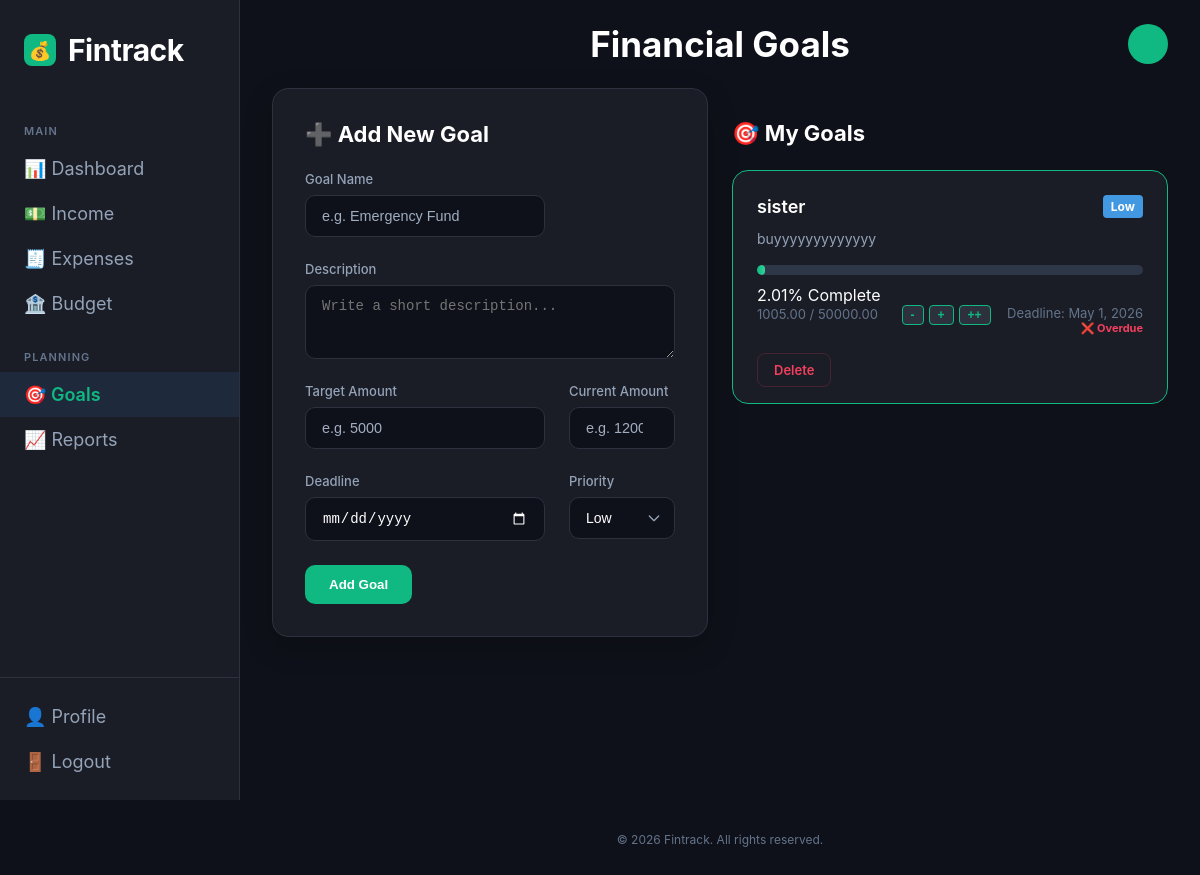
Before: /goals/ with the older database file.
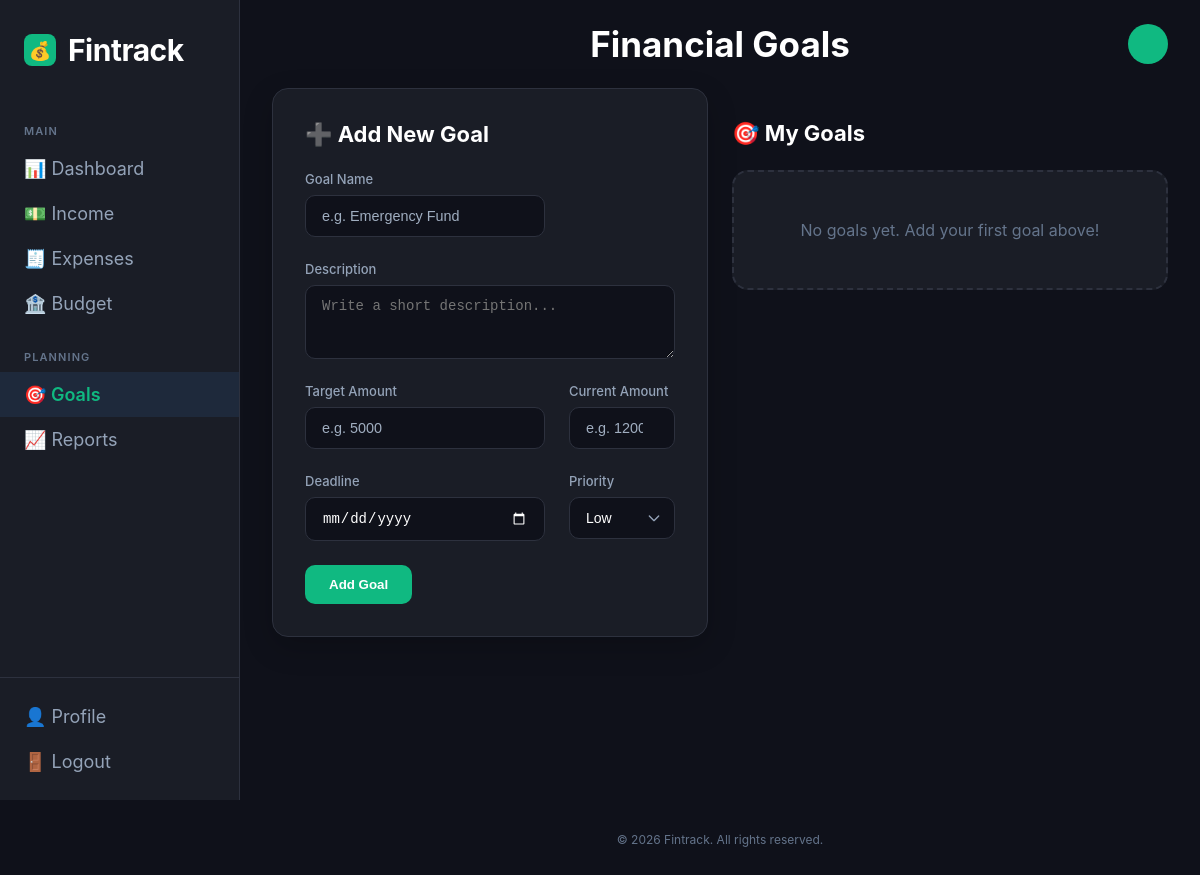
After: the same page with the newer database file.
### goals/models.py (models this page shows)
class Goal(models.Model):
    goalTitle=models.CharField(max_length=100)
    goalAmount=models.DecimalField(max_digits=10,decimal_places=2)
    currentAmount=models.DecimalField(max_digits=10,decimal_places=2,default=0)
    goalDeadline=models.DateField()
    goalDescription=models.TextField(blank=True)
    PRIORITY_CHOICES = [
        ('low', 'Low'),
        ('medium', 'Medium'),
        ('high', 'High'),
    ]
    goalPriority=models.CharField(max_length=10, choices=PRIORITY_CHOICES, default='medium')
    @property
    def progress_percentage(self):
        if self.goalAmount and self.goalAmount > 0:
            percent = (self.currentAmount / self.goalAmount) * 100
            return min(percent, 100)
        return 0

### goals/views.py (the view, shortened to what this page needs)
# urls.py: path('', views.goals_view, name='goals'),
def goals_view(request):
    goals = Goal.objects.all()
    today = timezone.now().date()
    for x in goals:
        if x.goalDeadline:
            days_left = (x.goalDeadline - today).days
            if days_left < 0:
                x.deadline_status = "expired"
            elif days_left <= 3:
                x.deadline_status = "urgent"
            else:
                x.deadline_status = "safe"
        else:
            x.deadline_status = "none"
    return render(request, 'goals/goals.html', {'goals': goals})

### goals/templates/goals/goals.html (shortened to what the changed rows need)
{% load static %}
<!DOCTYPE html>
<html lang="en">
<head>
    <link rel="stylesheet" href="{% static 'side-bar.css' %}">
    <link rel="stylesheet" href="{% static 'goals.css' %}">
</head>
<body>
    <div class="app">
        <div class="main">
            <div class="content">
                <form method="POST" id="goalForm" novalidate>
                    <div class="form-card">
                        <h2>➕ Add New Goal</h2>
                    </div>
                </form>
                <div class="goals-section">
                    <h2>🎯 My Goals</h2>
                    {% if goals %}
                        {% for x in goals %}
                            <div class="goal-card">
                                <div class="goal-header">
                                    <h3>{{ x.goalTitle }}</h3>
                                    <span class="priority-badge {{ x.goalPriority }}">{{ x.goalPriority|title }}</span>
                                </div>
                                <p class="description">{{ x.goalDescription }}</p>
                                <div class="progress-bar">
                                    <div class="progress" style="--width: {{ x.progress_percentage }}%;"></div>
                                </div>
                                <span class="progress-text">{{ x.progress_percentage|floatformat:2 }}% Complete</span>
                                <div class="goal-footer">
                                    <div class="amount-info">
                                        <span>{{ x.currentAmount }} / {{ x.goalAmount }}</span>
                                        <div class="quick-update-btns" style="display: inline-flex; gap: 5px; margin-left: 10px;">
                                            <div class="quick-update-btns" style="display: inline-flex; gap: 5px; margin-left: 10px;">
                                                <button onclick="quickUpdate('{{ x.id }}', -10)" class="btn-small" >-</button>
                                                <button onclick="quickUpdate('{{ x.id }}', 10)" class="btn-small">+</button>
                                                <button onclick="quickUpdate('{{ x.id }}', 100)" class="btn-small">++</button>
                                            </div>
                                        </div>
                                    </div>
                                    <div style="display: flex; flex-direction: column; align-items: flex-end;">
                                        <span>Deadline: {{ x.goalDeadline }}</span>
                                        {% if x.deadline_status == 'urgent' %}
                                            <small style="color: #ed8936; font-weight: bold; font-size: 11px;">⚠️ Approaches!</small>
                                        {% elif x.deadline_status == 'expired' %}
                                            <small style="color: #f43f5e; font-weight: bold; font-size: 11px;">❌ Overdue</small>
                                        {% endif %}
                                    </div>
                                </div>
                                <div style="margin-top: 10px;">
                                    <a href="{% url 'delete_goal' x.id %}" class="btn-delete"
                                    onclick="return confirm('Are you sure you want to delete this goal?');">
                                    Delete
                                    </a>
                                </div>
                            </div>
                        {% endfor %}
                    {% else %}
                        <div class="empty-state" id="emptyState">
                            <p>No goals yet. Add your first goal above!</p>
                        </div>
                    {% endif %}
                </div>
            </div>
        </div>
    </div>
</body>
</html>

Changed rows visible on the page:
removed Goal: goalTitle "sister", goalPriority "Low", goalDescription "buyyyyyyyyyyyyy", progress_percentage "2.01", currentAmount "1005.00", goalAmount "50000.00", goalDeadline "May 1, 2026", shows "❌ Overdue"
Other visible differences:
text now shown: "No goals yet. Add your first goal above!"
